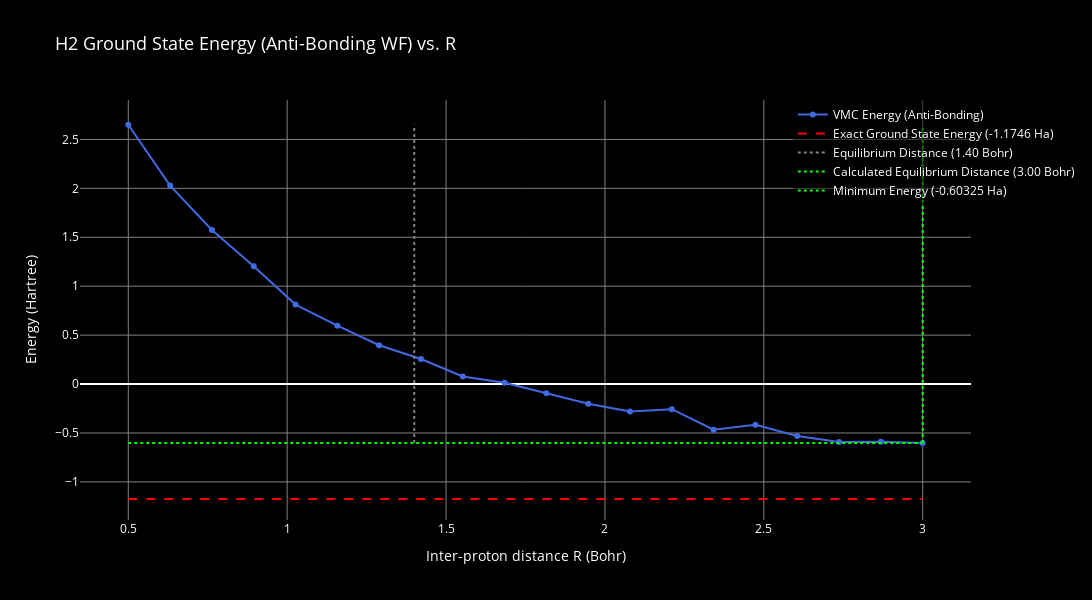

Notebook source saved alongside this figure:
### Code cell
fig = go.Figure()

fig.add_trace(go.Scatter(
    x=results_anti_bonding_arr[:, 0],
    y=results_anti_bonding_arr[:, 1],
    mode='lines+markers',
    name='VMC Energy (Anti-Bonding)',
    line=dict(color='royalblue')
))

fig.add_trace(go.Scatter(
    x=[R_values[0], R_values[-1]],
    y=[-1.17460, -1.17460],
    mode='lines',
    name='Exact Ground State Energy (-1.1746 Ha)',
    line=dict(color='red', dash='dash')
))

fig.add_trace(go.Scatter(
    x=[1.40, 1.40],
    y=[min(results_anti_bonding_arr[:, 1]), max(results_anti_bonding_arr[:, 1])],
    mode='lines',
    name='Equilibrium Distance (1.40 Bohr)',
    line=dict(color='gray', dash='dot')
))

min_energy_idx = np.argmin(results_anti_bonding_arr[:, 1])
min_energy_R = results_anti_bonding_arr[min_energy_idx, 0]
min_energy = results_anti_bonding_arr[min_energy_idx, 1]

fig.add_trace(go.Scatter(
    x=[min_energy_R, min_energy_R],
    y=[min(results_anti_bonding_arr[:, 1]), max(results_anti_bonding_arr[:, 1])],
    mode='lines',
    name=f'Calculated Equilibrium Distance ({min_energy_R:.2f} Bohr)',
    line=dict(color='lime', dash='dot')
))

fig.add_trace(go.Scatter(
    x=[R_values[0], R_values[-1]],
    y=[min_energy, min_energy],
    mode='lines',
    name=f'Minimum Energy ({min_energy:.5f} Ha)',
    line=dict(color='lime', dash='dot')
))

fig.update_layout(
    title="H2 Ground State Energy (Anti-Bonding WF) vs. R",
    xaxis_title="Inter-proton distance R (Bohr)",
    yaxis_title="Energy (Hartree)",
    width=1200, height=600, showlegend=True,
    plot_bgcolor='black', paper_bgcolor='black', font=dict(color='white'),
    title_font=dict(size=18, color='white'),
    legend=dict(x=0.8, y=1, traceorder='normal', font=dict(size=12, color='white'), bgcolor='rgba(0, 0, 0, 0.5)'),
    xaxis=dict(showgrid=True, gridwidth=1, gridcolor='gray'),
    yaxis=dict(showgrid=True, gridwidth=1, gridcolor='gray')
)

fig.show()

### Figure 1 — Plotly figure (JSON) as saved in the notebook; plotly's stock layout.template omitted (floating-point values rounded to 4 significant figures)
{"data": [{"line": {"color": "royalblue"}, "mode": "lines+markers", "name": "VMC Energy (Anti-Bonding)", "type": "scatter", "x": [0.5, 0.6316, 0.7632, 0.8947, 1.026, 1.158, 1.289, 1.421, 1.553, 1.684, 1.816, 1.947, 2.079, 2.211, 2.342, 2.474, 2.605, 2.737, 2.868, 3], "y": [2.65, 2.028, 1.574, 1.203, 0.8119, 0.5967, 0.3969, 0.2555, 0.07713, 0.0127, -0.09392, -0.2017, -0.2793, -0.257, -0.4667, -0.4155, -0.5307, -0.5911, -0.5885, -0.6033]}, {"line": {"color": "red", "dash": "dash"}, "mode": "lines", "name": "Exact Ground State Energy (-1.1746 Ha)", "type": "scatter", "x": [0.5, 3], "y": [-1.175, -1.175]}, {"line": {"color": "gray", "dash": "dot"}, "mode": "lines", "name": "Equilibrium Distance (1.40 Bohr)", "type": "scatter", "x": [1.4, 1.4], "y": [-0.6033, 2.65]}, {"line": {"color": "lime", "dash": "dot"}, "mode": "lines", "name": "Calculated Equilibrium Distance (3.00 Bohr)", "type": "scatter", "x": [3, 3], "y": [-0.6033, 2.65]}, {"line": {"color": "lime", "dash": "dot"}, "mode": "lines", "name": "Minimum Energy (-0.60325 Ha)", "type": "scatter", "x": [0.5, 3], "y": [-0.6033, -0.6033]}], "layout": {"font": {"color": "white"}, "height": 600, "legend": {"bgcolor": "rgba(0, 0, 0, 0.5)", "font": {"color": "white", "size": 12}, "traceorder": "normal", "x": 0.8, "y": 1}, "paper_bgcolor": "black", "plot_bgcolor": "black", "showlegend": true, "title": {"font": {"color": "white", "size": 18}, "text": "H2 Ground State Energy (Anti-Bonding WF) vs. R"}, "width": 1200, "xaxis": {"gridcolor": "gray", "gridwidth": 1, "showgrid": true, "title": {"text": "Inter-proton distance R (Bohr)"}}, "yaxis": {"gridcolor": "gray", "gridwidth": 1, "showgrid": true, "title": {"text": "Energy (Hartree)"}}}}
